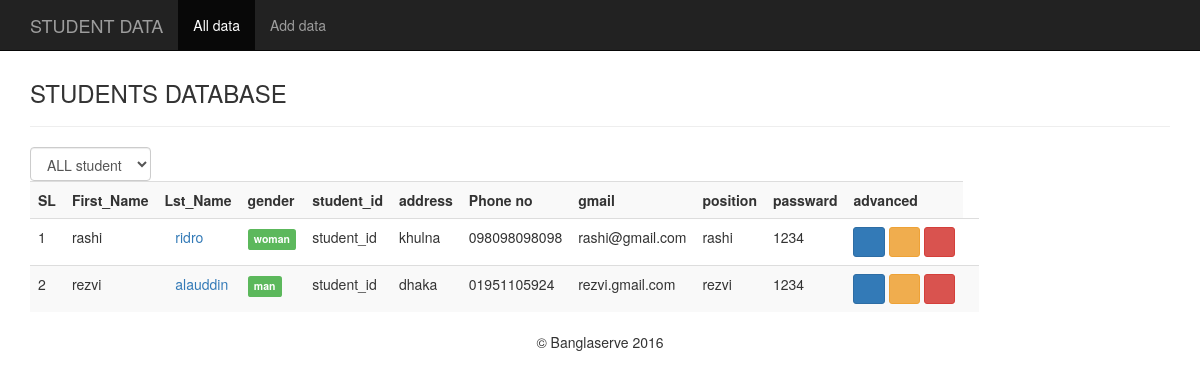
The page / on the database its author committed.
### tables this page shows
CREATE TABLE `student_info` (
  `first_name` varchar(20) NOT NULL,
  `last_name` varchar(20) NOT NULL,
  `gender` varchar(10) NOT NULL,
  `student_id` varchar(16) NOT NULL,
  `address` varchar(50) NOT NULL,
  `phone` varchar(20) NOT NULL,
  `gmail` varchar(20) NOT NULL,
  `user_name` varchar(30) NOT NULL,
  `passward` varchar(30) NOT NULL
);

### index.php (the view, shortened to what this page needs)
<?php
include("connect.php");
?>
<!DOCTYPE html>
<html lang="en">
<head>
	<link href="css/bootstrap.min.css" rel="stylesheet">
<link href="//netdna.bootstrapcdn.com/bootstrap/3.0.0/css/bootstrap-glyphicons.css" rel="stylesheet">
</head>
<body>
	<nav class="navbar navbar-inverse navbar-fixed-top">
		<div class="container">
			<div class="navbar-header">
				<a class="navbar-brand hidden-xs hidden-sm" href="">STUDENT DATA</a>
			</div>
			<div id="navbar" class="navbar-collapse collapse">
				<ul class="nav navbar-nav">
					<li class="active"><a href="index.php">All data</a></li>
					<li><a href="add.php">Add data</a></li>
				</ul>
			</div>
		</div>
	</nav>
			<div class="container">
				<div class="content">
                    <h3>STUDENTS DATABASE</h3>
                    <hr/>
                    <form class="form-inline" method="get">
                    	<div class="form-group">
                    		<select name="filter" class="form-control" onchange="form.submit()">
                    			<option value="0">ALL student</option>
                    			<?php $filter = (isset($_GET['filter']) ? strtolower($_GET['filter']) : NULL);  ?>
                    		</select>
                    	<div>
                    </form>
					<div class="table-responsive">
						<table class="table table-striped table-hover">
							<tr>
								<th>SL</th>
								<th>First_Name</th>
								<th>Lst_Name</th>
			                    <th>gender</th>
			                    <th>student_id</th>
			                    <th>address</th>
								<th>Phone no</th>
								<th>gmail</th>
			                    <th>position</th>
			                    <th>passward</th>
			                    <th>advanced</th>
							</tr>
							<?php
								if($filter){
									$sql = mysqli_query($connect, "SELECT * FROM student_info WHERE gender='$filter' ORDER BY first_name ASC");
								}else{
									$sql = mysqli_query($connect, "SELECT * FROM student_info ORDER BY first_name ASC");
								}
								if (!$sql) {
									echo '<tr><td colspan="8">Data Missing.</td></tr>';
								}
								else{
							 	$no = 1;
							 	while($row = mysqli_fetch_array($sql)){
							 		echo '
							 	<tr>
							 		<td>'.$no.'</td>
							 		<td>'.$row['first_name'].'</td>
							 		<td><a href="profile.php?first_name='.$row['first_name'].'"><span class="glyphicon glyphicon-user" aria-hidden="true"></span>'.$row['last_name'].'</a></td>
							 		<td>';
							 		if($row['gender']=='man'){
							 			echo '<span class="label label-success">man</span>';
							 		}else{
							 			echo '<span class="label label-success">woman</span>';
							 		}
							 		echo '
							 		</td>
							 		<td>'.$row['student_id'].'</td>
							 		<td>'.$row['address'].'</td>
							 		<td>'.$row['phone'].'</td>
							 		<td>'.$row['gmail'].'</td>
							 		<td>'.$row['user_name'].'</td>
							 		<td>'.$row['passward'].'</td>
							 		<td>
								<a href="edit.php?first_name='.$row['first_name'].'" title="Edit Data" class="btn btn-primary btn-sm"><span class="glyphicon glyphicon-edit" aria-hidden="true"></span></a>
								<a href="password.php?first_name='.$row['first_name'].'" title="change Password" data-placement="bottom" data-toggle="tooltip" class="btn btn-warning btn-sm"><span class="glyphicon glyphicon-refresh" aria-hidden="true"></span></a>
								<a href="index.php?opp=delete&first_name='.$row['first_name'].'" title="Clear Data" onclick="return confirm(\'Want to Delete Data?'.$row['last_name'].'?\')" class="btn btn-danger btn-sm"><span class="glyphicon glyphicon-trash" aria-hidden="true"></span></a>
							<td>
							 		</tr>
							 		';
							 		$no++;
							 	}
							 }
							 ?>
						</table>
					</div>
				</div>
			</div>
<center>
	<p>&copy; Banglaserve 2016</p>
		</center>
</body>
</html>

### index.php (style rules this page uses)
.content { margin-top: 80px; }

### rows shown on the page
student_info: first_name "rashi", last_name "ridro", gender "woman", student "student_id", address "khulna", phone "098098098098", gmail "rashi@gmail.com", user_name "rashi", passward "1234"
student_info: first_name "rezvi", last_name "alauddin", gender "man", student "student_id", address "dhaka", phone "01951105924", gmail "rezvi.gmail.com", user_name "rezvi", passward "1234"
